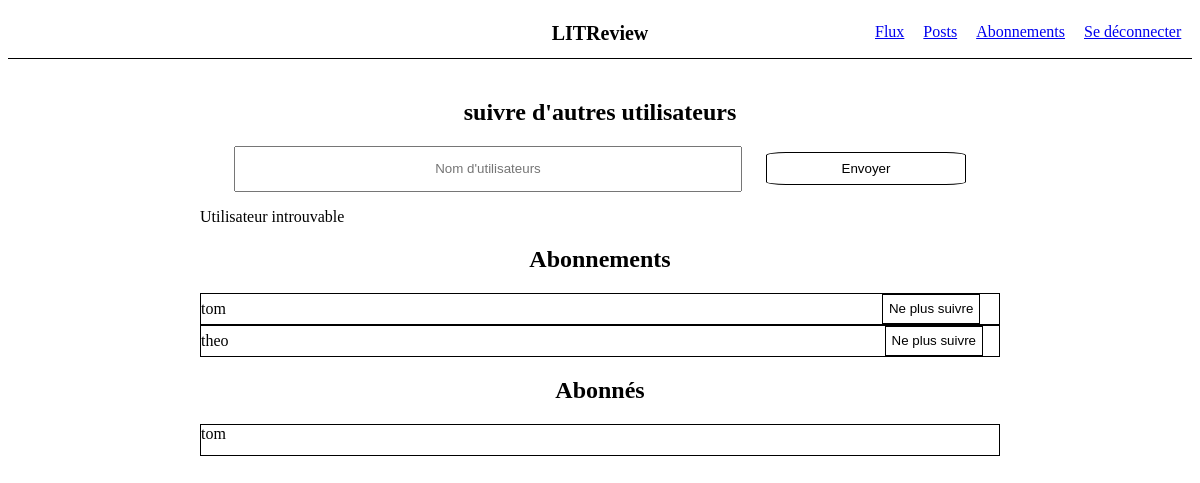
Page /follow/ (signed in) on the committed database.
### login/models.py (models this page shows)
class User(AbstractUser):
    follows = models.ManyToManyField('self',  symmetrical= False, related_name="follows_list")
    followers = models.ManyToManyField('self',  symmetrical= False, related_name="followers_list")

### abo/views.py (the view)
# urls.py: path('follow/', abo.views.follow, name ="follow"),
def follow(request):
    user_to_follow = request.POST.get('test', None)
    print(user_to_follow)
    User_on = request.user
    users = User.objects.all()
    Validation = False
    abonnements = []
    abonnes = []
    abonnements = User_on.follows.all()
    abonnes = User_on.followers.all()
    for user in users:
        if user_to_follow == user.username :
            User_on.follows.add(user)
            validation = True
            break
    if Validation == False:
        message = "Utilisateur introuvable"
    return render(request, 'abonnement.html', context={'abonnements' : abonnements, 'abonnes' : abonnes, 'message' : message })

### abo/templates/abonnement.html (shortened to what this page needs)
{% extends 'base_flow.html' %}
{% block content %}
<div class="main_container_abo">
    <h2>suivre d'autres utilisateurs</h2>
    <form action="{% url 'follow' %}" method="POST" id="follow_form">
        <input type="text" name="test" placeholder="Nom d'utilisateurs">
        <button type="submit" class="btn" name="follow_btn" form="follow_form">Envoyer</button>
    </form>
    <p>{{message}}</p>
    <h2>Abonnements</h2>
    <ul>
        {% for abo in abonnements %}
            <form action="{% url 'unfollow' %}" method="POST" id="unfollow_form">
                <li>{{ abo.username }} <button type="submit" id="btn-unfollow" name="unfollow_btn" value="{{ abo.id }}" form="unfollow_form">Ne plus suivre</button></li>
            </form>
        {% endfor %}
    </ul>
    <h2>Abonnés</h2>
        {% for abo in abonnes %}
            <li>{{ abo.username }}</li>
        {% endfor %}
</div>
{% endblock content %}

### login/static/flow/styles.css (style rules this page uses)
.btn { background-color: white; border: 1px solid black; border-radius: 10%; padding: 8px; width: 200px; cursor: pointer; }
.main_container_abo { width: 800px; margin: auto; margin-top: 40px; }
.main_container_abo h2 { text-align: center; }
.main_container_abo li { list-style: none; border: 1px solid black; height: 30px; }
.main_container_abo ul { padding: 0px; }
#follow_form { text-align: center; }
#follow_form input { width: 500px; height:40px; text-align: center; margin-right: 20px; }
#btn-unfollow { border: 1px solid black; background-color: white; height: 100%; position: relative; right: -652px; cursor: pointer; }

### rows in the picture
User: username "tom", {{ abo.id }} 1 (drawn)
User: username "theo", {{ abo.id }} 3 (drawn)

### other values in the picture
{{ message }} "Utilisateur introuvable"
